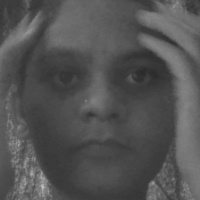
#> input picture dataset/1_mamata/1.jpg, 200 x 200 px, found by its file name; its folder holds only this picture in this run
$ python realign_dataset.py
#> lines starting #> are read from the running program, lines starting #| are printed output that depends on the picture
import cv2
import os
import sys

# Configure paths
BACKEND_DIR = os.path.join(os.path.dirname(os.path.dirname(os.path.abspath(__file__))), "backend")
DATASET_DIR = os.path.join(BACKEND_DIR, "dataset")
CASCADES_DIR = os.path.join(BACKEND_DIR, "cascades")
FACE_CASCADE_PATH = os.path.join(CASCADES_DIR, "haarcascade_frontalface_default.xml")

def realign_dataset():
    face_cascade = cv2.CascadeClassifier(FACE_CASCADE_PATH)
    if face_cascade.empty():
        print(f"Error: Failed to load face cascade from {FACE_CASCADE_PATH}")
        return

    if not os.path.exists(DATASET_DIR):
        print(f"Error: Dataset directory {DATASET_DIR} does not exist.")
        return

    folders = os.listdir(DATASET_DIR)
    processed = 0
    fallback = 0

    for folder in folders:
        folder_path = os.path.join(DATASET_DIR, folder)
        if not os.path.isdir(folder_path):
            continue

        print(f"Processing student folder: {folder}...")
        for filename in os.listdir(folder_path):
            if filename.lower().endswith(('.png', '.jpg', '.jpeg')):
                img_path = os.path.join(folder_path, filename)
                img = cv2.imread(img_path, cv2.IMREAD_GRAYSCALE)
#> img is the input picture: shape (200, 200); min 42, max 197, mean 83.3
                if img is None:
                    continue

                # Detect face in the pre-captured image
                # Use lenient parameters to capture the face in smaller 200x200 crops
                faces = face_cascade.detectMultiScale(
                    img,
                    scaleFactor=1.05,
                    minNeighbors=3,
                    minSize=(40, 40)
                )
#> faces = [[14, 8, 180, 180]]

                if len(faces) > 0:
                    # Crop to the detected face region
                    largest_face = max(faces, key=lambda f: f[2] * f[3])
#> largest_face = [14, 8, 180, 180]
                    (x, y, w, h) = largest_face
#> x = 14; y = 8; w = 180; h = 180
                    face_crop = img[y:y+h, x:x+w]
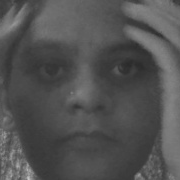
#> face_crop: shape (180, 180); min 42, max 197, mean 82.5
                    face_resized = cv2.resize(face_crop, (120, 120))
                    cv2.imwrite(img_path, face_resized)
                    processed += 1
                else:
                    # If face detector misses, fallback to resizing the original crop to 120x120
                    face_resized = cv2.resize(img, (120, 120))
                    cv2.imwrite(img_path, face_resized)
                    fallback += 1
#> pass 2 of the loop in realign_dataset, `for folder in folders:`:
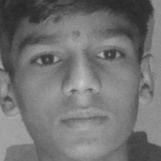
#> input picture dataset/2_Samarth/1.jpg, 161 x 161 px, found by its file name
#> in realign_dataset, img is the input picture: shape (161, 161); min 39, max 207, mean 114.6
#> faces = [[14, 13, 133, 133]]
#> largest_face = [14, 13, 133, 133]
#> y = 13; w = 133
#> in realign_dataset, `face_crop = img[y:y+h, x:x+w]`:
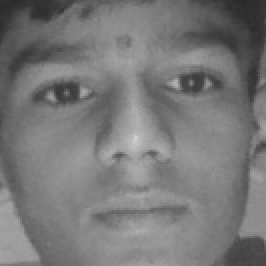
#> face_crop: shape (133, 133) (shown 2 times larger); min 40, max 207, mean 120.1

    print(f"Dataset realignment completed! Cropped & Realigned: {processed} images. Resized fallbacks: {fallback} images.")

if __name__ == "__main__":
    realign_dataset()
